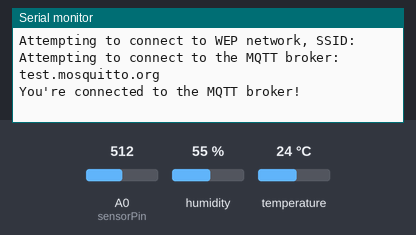
This sketch was run on a simulated Arduino MKR. Shown: the last lines printed to the serial monitor. The test bench sets the inputs (shaded band); at power-on: humidity 55 %, A0 (sensorPin) = 512, temperature 24 °C. WiFi joins after 1.5 s; servers stay silent unless stated; no MQTT or app messages arrive unless stated; not simulated (calls return 0 or success): Arduino_secrets.h.

Above: at 12.7 s.
12.8 s: humidity set to 22 %
At 18.2 s:
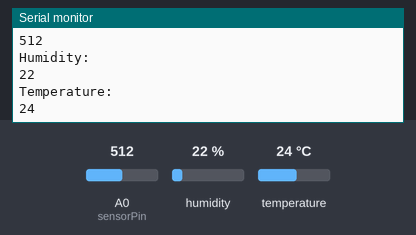
20.3 s: A0 (sensorPin) set to 716
At 23.4 s:
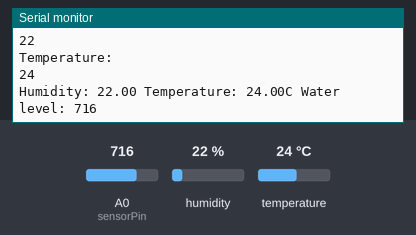
27.8 s: temperature set to 12 °C
At 31.0 s:
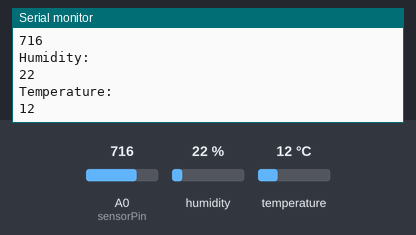
35.3 s: A0 (sensorPin) set to 900
At 41.5 s:
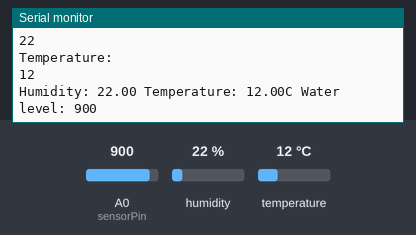
42.8 s: humidity set to 40 %
At 48.5 s:
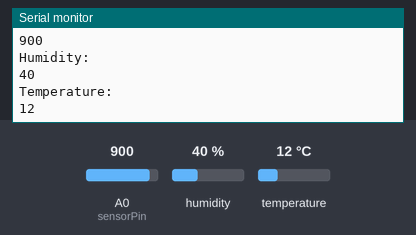
Timing chart, 0 to 50.0 s (numbered marks = the images above; inputs shaded):
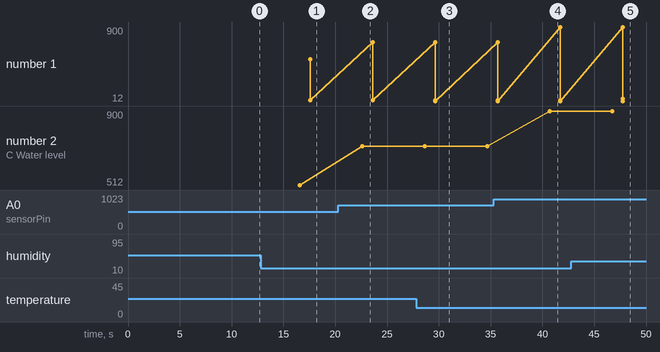

The sketch:

Temperature_Humidity_Watersensor_with_mqtt.ino
```cpp
#include <ArduinoMqttClient.h>
#include <WiFiNINA.h>
#include <SPI.h>
#include <DHT.h>

#include "Arduino_secrets.h"

//mosquitto_sub -h test.mosquitto.org -t arduino/topic (Mosquito code to acess topic data)
// Sensor pins
#define sensorPower 7
#define sensorPin A0
#define Type DHT11


///////please enter your sensitive data in the Secret tab/arduino_secrets.h
char ssid[] = SECRET_SSID;        // your network SSID (name)
char pass[] = SECRET_PASS;    // your network password (use for WPA, or use as key for WEP)
int keyIndex = 0;                                // your network key Index number
int status = WL_IDLE_STATUS;                     // the Wifi radio's status

WiFiClient wifiClient;
MqttClient mqttClient(wifiClient);

const char broker[] = "test.mosquitto.org";
int        port     = 1883;
const char topic[]  = "arduino/topic";
const char topic2[]  = "arduino/topic";
const char topic3[]  = "arduino/topic";

//set interval for sending messages (milliseconds)
const long interval = 5000;
unsigned long previousMillis = 0;

int count = 0;
// Value for storing water level
int val = 0;


//Value for storing temperature and humidity
int sensPin=2;
int setTime=500;
float humidity;
float tempC;
DHT HT(sensPin,Type);


void setup() {
  //Initialize serial and wait for port to open:
  Serial.begin(9600);
  while (!Serial) {
    ; // wait for serial port to connect. Needed for native USB port only

//Set temperature pin
     HT.begin();
  delay(setTime);


 // Set D7 as an OUTPUT
  pinMode(sensorPower, OUTPUT);

  // Set to LOW so no power flows through the sensor
  digitalWrite(sensorPower, LOW);
  }


  if (WiFi.status() == WL_NO_MODULE) {

    Serial.println("Communication with WiFi module failed!");

    // don't continue

    while (true);

  }

  String fv = WiFi.firmwareVersion();

  if (fv < WIFI_FIRMWARE_LATEST_VERSION) {

    Serial.println("Please upgrade the firmware");

  }

  // attempt to connect to Wifi network:

  while (status != WL_CONNECTED) {

    Serial.print("Attempting to connect to WEP network, SSID: ");
    Serial.println(ssid);
    status = WiFi.begin(ssid, keyIndex, pass);

    // wait 10 seconds for connection:

    delay(10000);

  }

  // once you are connected :

  Serial.print("");
//  printCurrentNet();


  Serial.print("Attempting to connect to the MQTT broker: ");
  Serial.println(broker);

  if (!mqttClient.connect(broker, port)) {
    Serial.print("MQTT connection failed! Error code = ");
    Serial.println(mqttClient.connectError());

    while (1);
  }

  Serial.println("You're connected to the MQTT broker!");
  Serial.println();


}


void loop() {

  // check the network connection once every 5 seconds:

  delay(5000);
//  printCurrentNet();


  // call poll() regularly to allow the library to send MQTT keep alive which
  // avoids being disconnected by the broker
  mqttClient.poll();

  unsigned long currentMillis = millis();


  humidity=HT.readHumidity();
  tempC=HT.readTemperature();

  Serial.print("Humidity: ");
  Serial.print(humidity);
  Serial.print(" Temperature: ");
  Serial.print(tempC);
  Serial.print("C");


 //get the reading from the function below and print it
  int level = readSensor();

  Serial.print(" Water level: ");
  Serial.println(level);

  delay(1000);

  if (currentMillis - previousMillis >= interval) {
    // save the last time a message was sent
    previousMillis = currentMillis;

    //record value from sensors
    int Rvalue = val;
    int Rvalue2 = humidity;
    int Rvalue3 = tempC;
//Print output to serial monitor
    Serial.print("Water leve: ");
    Serial.println();
    Serial.println(Rvalue);

    Serial.print("Humidity: ");
    Serial.println();
    Serial.println(Rvalue2);

    Serial.print("Temperature: ");
    Serial.println();
    Serial.println(Rvalue3);

    // send message, the Print interface can be used to set the message contents
    mqttClient.beginMessage(topic);
    mqttClient.print("Water level:");
    mqttClient.print(Rvalue);
    mqttClient.endMessage();

    mqttClient.beginMessage(topic2);
    mqttClient.print("Humidity:");
    mqttClient.print(Rvalue2);
    mqttClient.endMessage();

    mqttClient.beginMessage(topic3);
    mqttClient.print("Temperatue:");
    mqttClient.print(Rvalue3);
    mqttClient.endMessage();

    Serial.println();
  }
}

void printCurrentNet() {

  Serial.print("You're connected to : ");
  Serial.println(WiFi.SSID());
  byte bssid[6];
  WiFi.BSSID(bssid);
  long rssi = WiFi.RSSI();
  byte encryption = WiFi.encryptionType();
  Serial.println();
}

int readSensor() {
  digitalWrite(sensorPower, HIGH);  // Turn the sensor ON
  delay(10);              // wait 10 milliseconds
  val = analogRead(sensorPin);    // Read the analog value form sensor
  digitalWrite(sensorPower, LOW);   // Turn the sensor OFF
  return val;             // send current reading
}
```

Measured:
- after the input at 12.8 s, the serial monitor: prints a new line after 3.8 s (image 1)
- after the input at 20.3 s, the serial monitor: prints a new line after 2.3 s (image 2)
- after the input at 27.8 s, the serial monitor: prints a new line after 0.85 s (image 3)
- after the input at 35.3 s, the serial monitor: prints a new line after 5.4 s (image 4)
- after the input at 42.8 s, the serial monitor: prints a new line after 3.9 s (image 5)
- plotted number 1: 24 → 12 after the input at 27.8 s
- plotted number 2: 512 → 716 after the input at 20.3 s, 716 → 900 after the input at 35.3 s
